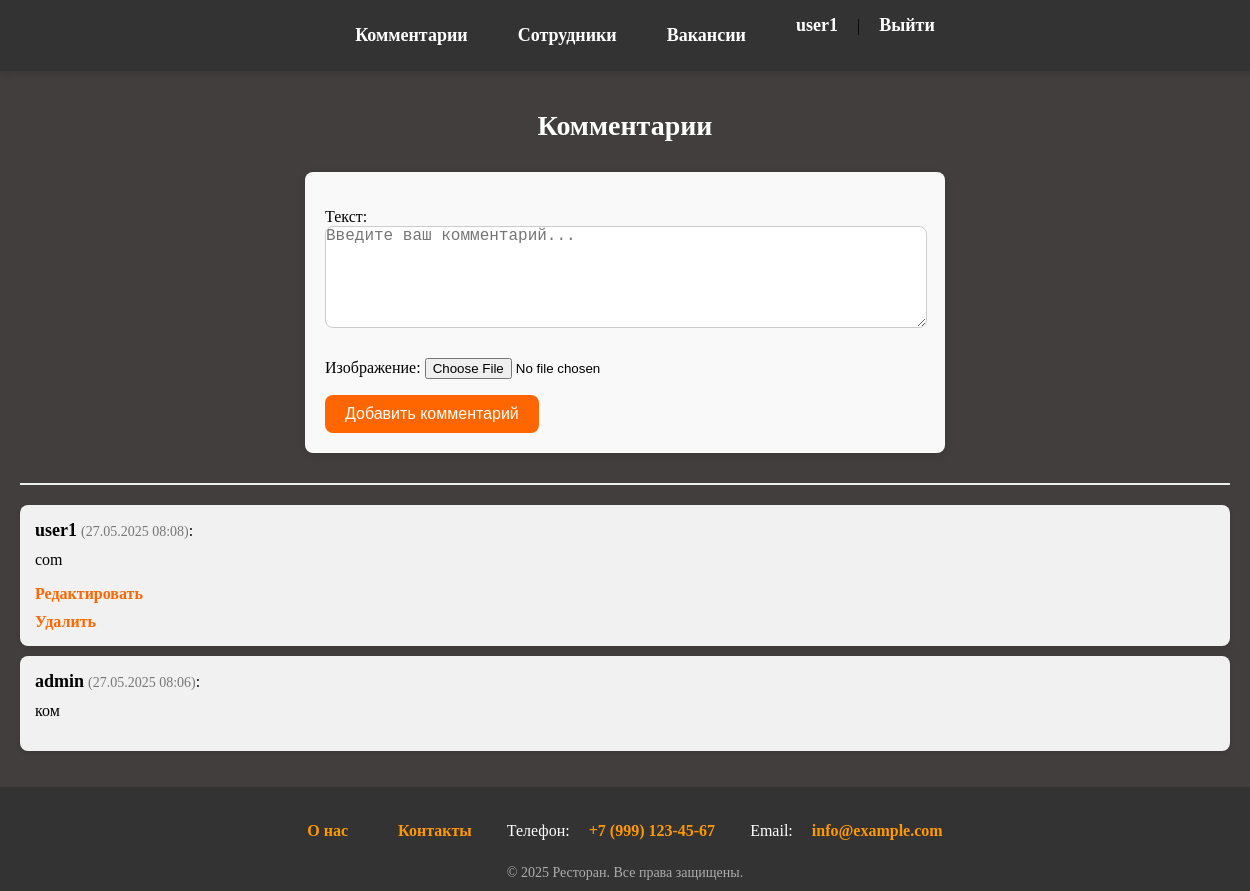
Before: /comments/ (signed in) with the older database file.
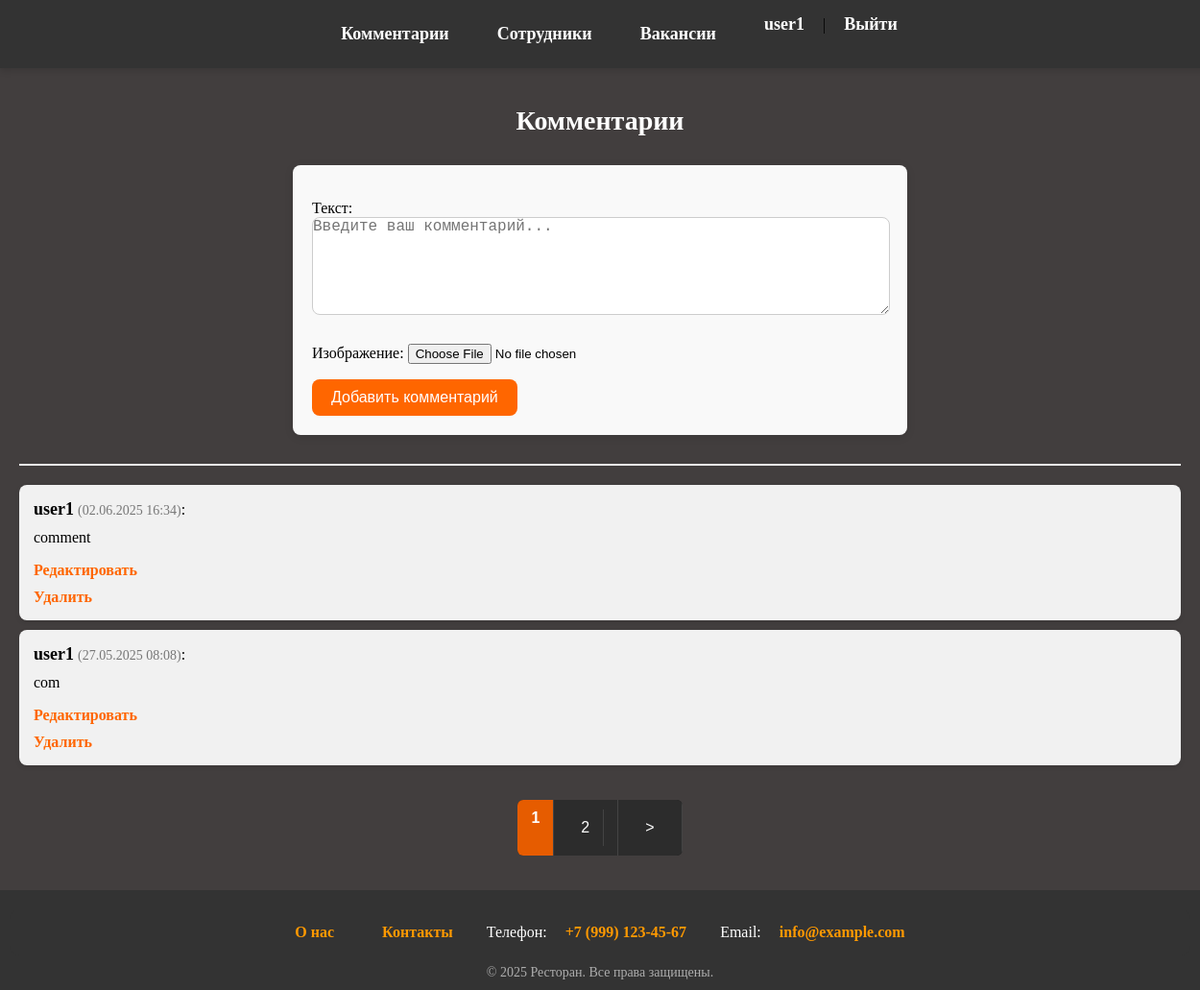
After: the same page with the newer database file.
### comments/models.py (models this page shows, shortened)
class Comment(models.Model):
    class Status(models.IntegerChoices):
        DRAFT = 0, 'Не опубликовано'
        PUBLISHED = 1, 'Опубликовано'
    text = models.TextField(verbose_name='текст')
    date = models.DateTimeField(default=timezone.now, verbose_name='Дата')
    author = models.ForeignKey(settings.AUTH_USER_MODEL, on_delete=models.CASCADE, verbose_name='Автор')
    is_active = models.BooleanField(default=Status.PUBLISHED, choices=tuple(map(lambda x: (bool(x[0]), x[1]), Status.choices)), verbose_name='Опубликован')
    objects = models.Manager()
    published = PublishedAndSortedModel()
    image = models.ImageField(upload_to='comments/%Y/%m/%d', blank=True, null=True, verbose_name='Изображение')
    class Meta:
        verbose_name = 'Комментарий'
        verbose_name_plural = 'Комменатрии'
        permissions = [
            ('can_edit_other_comments', 'Может редактировать чужие комментарии')
        ]

### comments/views.py (the view, shortened to what this page needs)
# urls.py: path('', views.CommentListView.as_view(), name='comments'),
class CommentListView(LoginRequiredMixin, DataMixin, FormMixin, ListView):
    model = Comment
    form_class = CommentForm
    template_name = 'comments.html'
    context_object_name = 'comments'
    def get_queryset(self):
        return Comment.published.all()
    def get_context_data(self, **kwargs):
        context = super().get_context_data(**kwargs)
        return self.get_mixin_context(context)

### comments/forms.py
class CommentForm(forms.ModelForm):
    class Meta:
        model = Comment
        fields = ['text', 'image']
        widgets = {
            'text': forms.Textarea(attrs={
                'placeholder': 'Введите ваш комментарий...',
                'required': True,
                'class': 'comment-textarea'
            }),
            'image': forms.ClearableFileInput(attrs={
                'class': 'comment-file-input'
            }),
        }

### comments/models.py (called while the page is built)
    def get_queryset(self):
        return super().get_queryset().filter(is_active=True).order_by("-date")

### utils.py (called while the page is built)
    def get_mixin_context(self, context, **kwargs):
        if self.title_page:
            context['title'] = self.title_page
        context['menu'] = menu
        context.setdefault('cat_selected', None)
        context.update(kwargs)
        return context

### comments/templates/comments.html (shortened to what this page needs)
{% extends 'base.html' %}
{% block content %}
<div class="comment-container">
    <h1 class="comments-header">Комментарии</h1>
    <form method="POST" action="{% url 'comments' %}" enctype="multipart/form-data" class="comment-form">
        {% for field in form %}
            <p>
                <label class="form-label" for="{{ field.id_for_label }}">{{ field.label }}:</label>
                {{ field }}
            </p>
        {% endfor %}
        <button type="submit" class="comment-submit-button">Добавить комментарий</button>
    </form>
    <hr class="separator">
    <ul class="comments-list">
        {% for comment in comments %}
            {% if comment.is_active %}
                <li class="comment-item">
                    <strong class="comment-author">{{ comment.author }}</strong>
                    <span class="comment-date">({{ comment.date|date:"d.m.Y H:i" }})</span>:<br>
                    <p class="comment-text">{{ comment.text }}</p>
                    {% if comment.author == user or perms.comments.change_comment %}
          <div class="comment-actions">
            <a href="{% url 'edit_comment' comment.id %}" class="edit-comment">Редактировать</a>
          </div>
          {% endif %}
          {% if comment.author == user or perms.comments.delete_comment %}
          <div class="comment-actions">
            <a href="{% url 'delete_comment' comment.id %}" class="delete-comment" onclick="return confirm('Удалить комментарий?')">Удалить</a>
          </div>
                </li>
            {% endif %}
        {% endif %}
        {% empty %}
            <li class="no-comments">Комментариев пока нет.</li>
        {% endfor %}
    </ul>
</div>
{% endblock %}
{% block navigation %}
{% if is_paginated %}
<nav class="list-pages">
  <ul>
    {% for p in paginator.page_range %}
      {% if page_obj.number == p %}
        <li class="page-num page-num-selected">{{ p }}</li>
      {% elif p >= page_obj.number|add:"-2" and p <= page_obj.number|add:"2" %}
        <li class="page-num"><a href="?page={{ p }}">{{ p }}</a></li>
      {% endif %}
    {% endfor %}
    {% if page_obj.has_next %}
      <li class="page-num"><a href="?page={{ page_obj.next_page_number }}">&gt;</a></li>
    {% endif %}
  </ul>
</nav>
{% endif %}
{%endblock%}

Changed rows visible on the page:
no longer on this page (row unchanged): Comment: author "admin", date "27.05.2025 08:06", text "ком"
added Comment: author "user1", date "02.06.2025 16:34", text "comment", shows "Редактировать", shows "Удалить"
Other visible differences:
new list line: "1"
new list line: "2"
